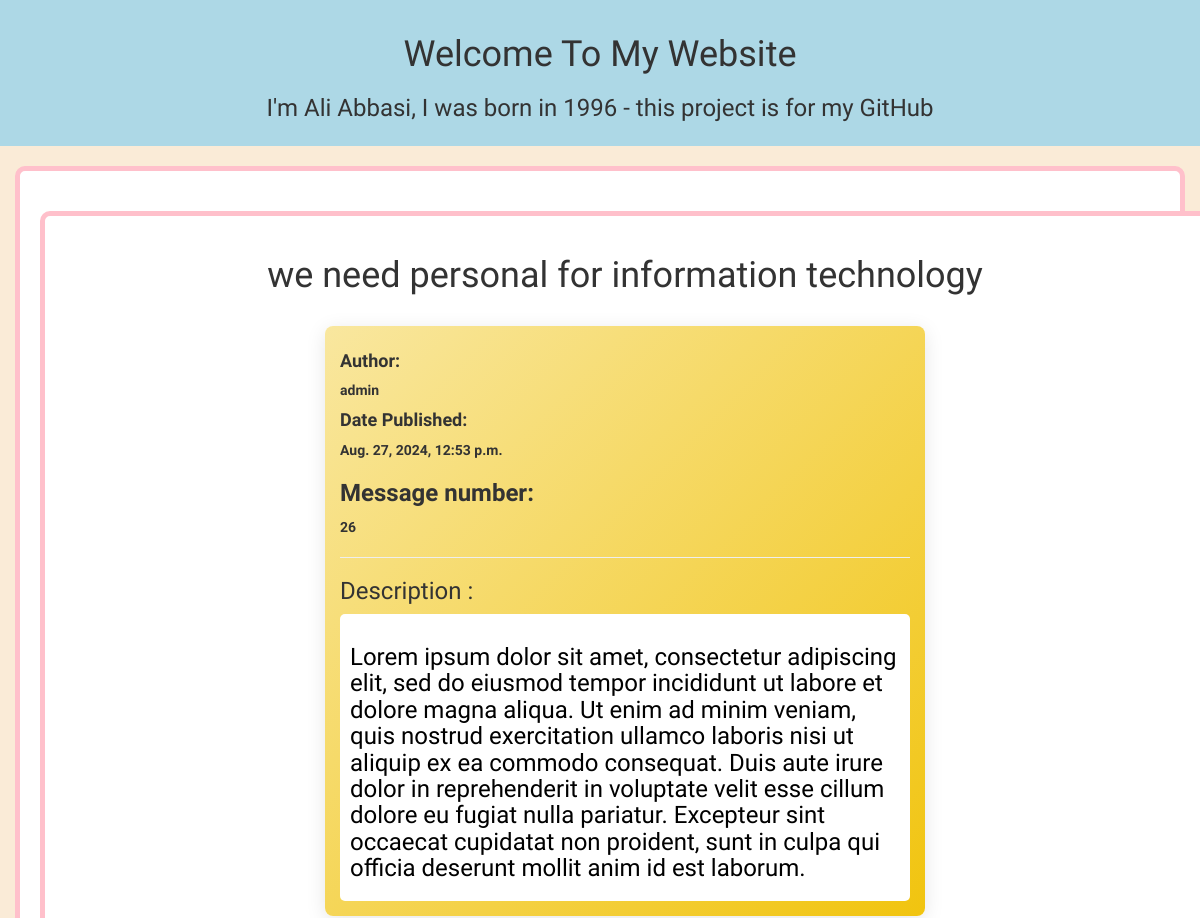
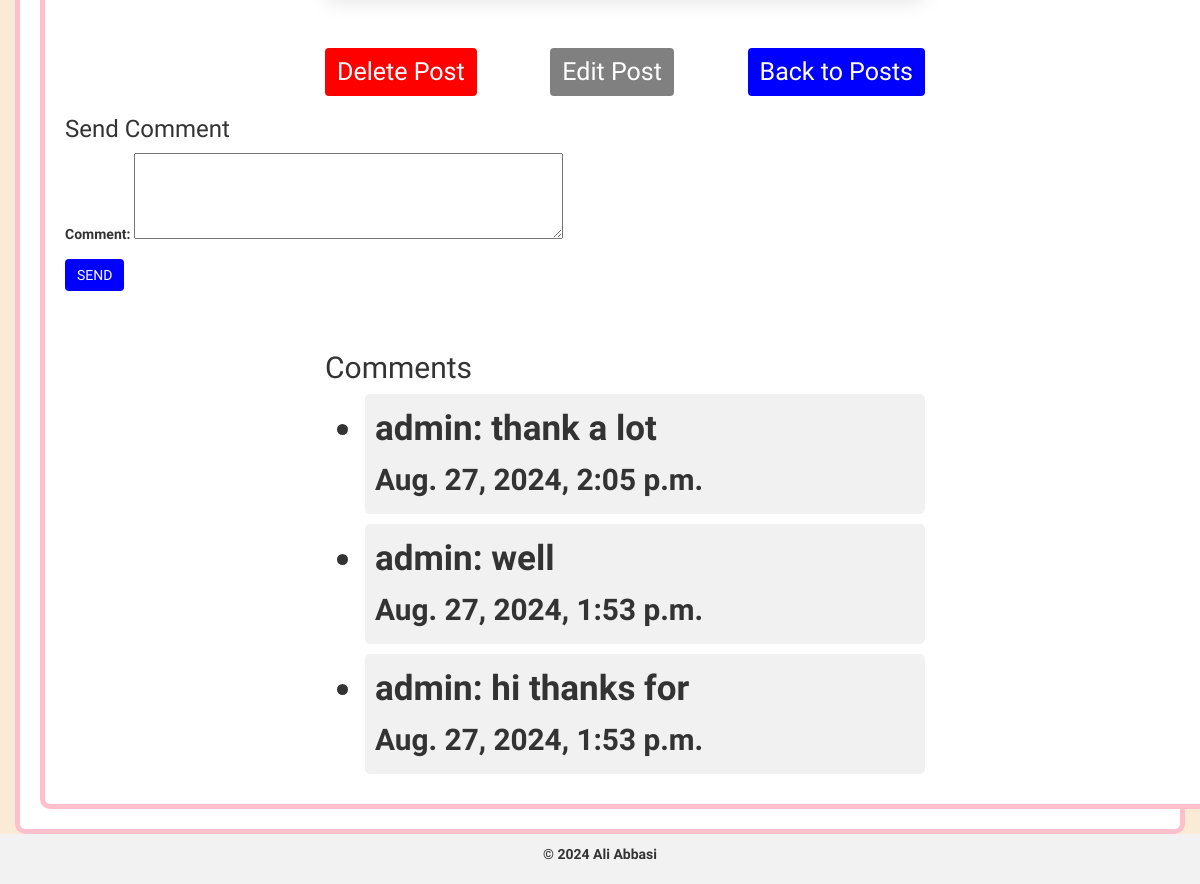
The page /post/26/ on the database its author committed (2 pictures, top to bottom).
### blog/models.py (models this page shows, shortened)
class Post(models.Model):
    title = models.CharField(max_length=200)
    content = models.TextField()
    author = models.ForeignKey(User, on_delete=models.CASCADE)
    date_posted = models.DateTimeField(auto_now_add=True)
    class Meta:
        ordering = ['-date_posted']
        verbose_name = 'Post'
        verbose_name_plural = 'Posts'

class Comment(models.Model):
    post = models.ForeignKey(Post, related_name='comments', on_delete=models.CASCADE)
    author = models.ForeignKey(User, on_delete=models.CASCADE)
    content = models.TextField()
    created_at = models.DateTimeField(auto_now_add=True)
    class Meta:
        ordering = ['-created_at']

### blog/views.py (the view)
# urls.py: path('post/<int:post_id>/', post_detail, name='post_detail'),
def post_detail(request, post_id):
    post = get_object_or_404(Post, id=post_id)
    comments = post.comments.all()  # بارگذاری کامنت‌ها
    if request.method == 'POST':
        form = CommentForm(request.POST)
        if form.is_valid():
            comment = form.save(commit=False)
            comment.post = post
            comment.author = request.user  # فرض بر این است که کاربر وارد شده است
            comment.save()
            return redirect('blog:post_detail', post_id=post.id)
    else:
        form = CommentForm()
    return render(request, 'post_detail.html', {'post': post, 'comments': comments, 'form': form})

### blog/forms.py
class CommentForm(forms.ModelForm):
    class Meta:
        model = Comment
        fields = ['content']

### templates/post_detail.html (shortened to what this page needs)
{% extends 'base.html' %}
{% block content %}
<div class="container">
    <h1>{{ post.title }}</h1>
    <div class="post-card">
        <div class="post-card-body">
            <p><strong><h4>Author:</h4></strong> {{ post.author.username }}</p>
            <p><strong><h4>Date Published:</h4></strong> {{ post.date_posted }}</p>
            <p><strong><h3>Message number:</h3></strong> {{ post.id }}</p>
            <hr>
            <h3>Description :</h3>
            <div style="background-color: white; padding: 10px; border-radius: 5px; color: black">
                <h3>{{ post.content }}</h3>
            </div>
        </div>
    </div>
    <div style="margin-top: 20px; display: flex; justify-content: space-between; width: 100%; max-width: 600px;">
        <form action="{% url 'blog:post-delete' post.id %}" method="post" onsubmit="return confirmAction('Are you sure you want to delete this post?')">
    <button type="submit" class="btn btn-danger" style="font-size: 25px">Delete Post</button>
        </form>
        <a href="{% url 'blog:post-edit' post.id %}" class="btn btn-secondary" style="font-size: 25px">Edit Post</a>
        <a href="{% url 'blog:index' %}" class="btn btn-primary" style="font-size: 25px">Back to Posts</a>
    </div>
    <div style="width: 100%">
        <h3>Send Comment</h3>
        <form method="post" style="text-align: left; width: 1000px; display: block;">
            <div>
                <label for="comment">Comment:</label>
                <textarea id="comment" name="content" rows="4" cols="50" required></textarea>
            </div>
            <button type="submit" class="btn btn-primary">SEND</button>
        </form>
    </div>
    <div class="comment-section" style="font-size: 35px">
        <h2>Comments</h2>
        <ul>
            {% for comment in comments %}
                <li class="comment">
                    <strong>{{ comment.author.username }}:</strong> {{ comment.content }} <br>
                    <small>{{ comment.created_at }}</small>
                </li>
            {% empty %}
                <li>There is no comment</li>
            {% endfor %}
        </ul>
    </div>
</div>
{% endblock %}

### templates/base.html (shortened to what this page needs)
{% load static %}
<!doctype html>
<html lang="en">
<head>
    <link rel="stylesheet" href="https://maxcdn.bootstrapcdn.com/bootstrap/3.4.1/css/bootstrap.min.css">
    <link rel="stylesheet" href="{% static './css/blog.css' %}">
</head>
<body class="uniquifier">
<header>
  <h1>Welcome To My Website</h1>
  <h3>I'm Ali Abbasi, I was born in 1996 - this project is for my GitHub</h3>
</header>
<div class="container">
  {% block content %}
  {% endblock %}
</div>
<footer>
  <p>&copy; 2024 Ali Abbasi</p>
</footer>
</body>
</html>

### static/css/blog.css (style rules this page uses)
body { background-color: antiquewhite; font-family: "Mirza", serif; font-weight: 800; font-style: normal; }

### templates/base.html (style rules this page uses)
body { font-family: 'Mirza', sans-serif; }
.container { border: 5px solid pink; border-radius: 10px; padding: 20px; margin-top: 20px; background-color: white; }
header { background-color: lightblue; padding: 15px; text-align: center; }
footer { background-color: #f2f2f2; padding: 10px; text-align: center; }

### templates/post_detail.html (style rules this page uses)
.container { display: flex; flex-direction: column; align-items: center; padding: 20px; }
.post-card { width: 100%; max-width: 600px; margin: 20px; border: none; border-radius: 8px; box-shadow: 0 4px 20px rgba(0, 0, 0, 0.1); background: linear-gradient(135deg, #f9e79f, #f1c40f); }
.post-card-body { padding: 15px; }
.btn-danger { margin-top: 10px; background-color: red; color: white; border: none; }
.btn-secondary { margin-top: 10px; background-color: gray; color: white; border: none; }
.btn-primary { margin-top: 10px; background-color: blue; color: white; border: none; }
.comment-section { margin-top: 40px; width: 100%; max-width: 600px; }
.comment { background-color: #f1f1f1; padding: 10px; margin: 10px 0; border-radius: 5px; }

### rows shown on the page
Post: title "we need personal for information technology", author.username "admin", date_posted "Aug. 27, 2024, 12:53 p.m.", id "26", content "Lorem ipsum dolor sit amet, consectetur adipiscing elit, sed do eiusmod tempor incididunt ut labore et dolore magna aliqua. Ut enim ad minim veniam, quis nostrud exercitation ullamco laboris nisi ut aliquip ex ea commodo consequat. Duis aute irure dolor in reprehenderit in voluptate velit esse cillum dolore eu fugiat nulla pariatur. Excepteur sint occaecat cupidatat non proident, sunt in culpa qui officia deserunt mollit anim id est laborum."
Comment: author.username "admin", content "thank a lot", created_at "Aug. 27, 2024, 2:05 p.m."
Comment: author.username "admin", content "well", created_at "Aug. 27, 2024, 1:53 p.m."
Comment: author.username "admin", content "hi thanks for", created_at "Aug. 27, 2024, 1:53 p.m."
